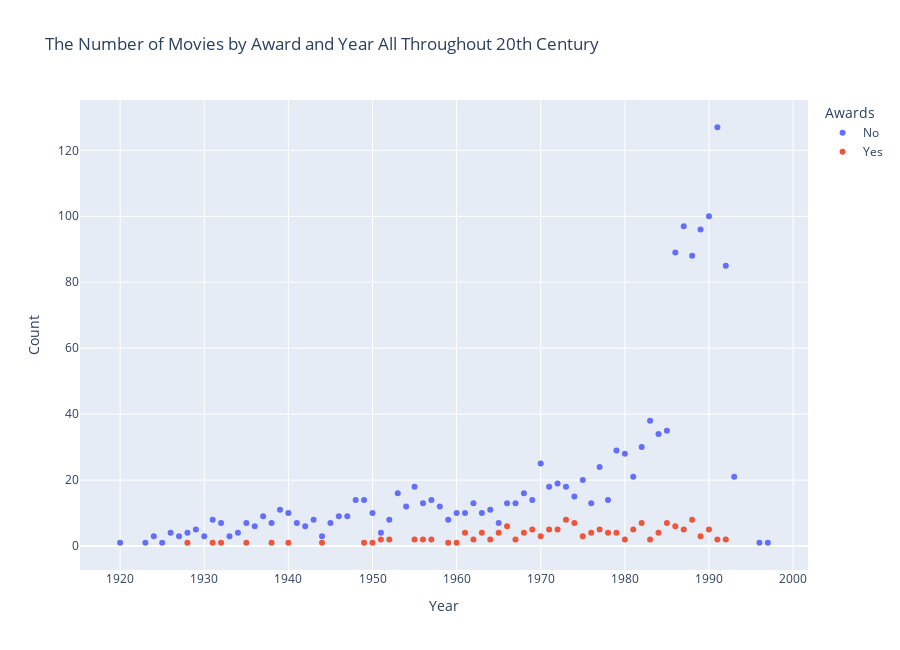

Write notebook code for a chart like this one.
### Markdown cell above
<a id='part4-9'></a>
### 4.9 Draw a Graph showing the number of movies by award and year all throughout 20th century

### Code cell
movies20th_df_year_award = movies20th_df.groupby(["Year","Awards"])["Title"].count()
movies20th_df_year_award = movies20th_df_year_award.reset_index(level=[0,1])

movies20th_df_year_award = movies20th_df_year_award.rename(columns={'Title':'Count'})

fig = px.scatter(movies20th_df_year_award, 
             x='Year', 
             y='Count', 
             color='Awards',    
             title='The Number of Movies by Award and Year All Throughout 20th Century',
             height = 650
            )

pio.write_image(fig, "images/image10.png") 
fig.show()

### Figure 1 — Plotly figure (JSON) as saved in the notebook; plotly's stock layout.template omitted (floating-point values rounded to 4 significant figures)
{"data": [{"hoverlabel": {"namelength": 0}, "hovertemplate": "Awards=No<br>Year=%{x}<br>Count=%{y}", "legendgroup": "No", "marker": {"color": "#636efa", "symbol": "circle"}, "mode": "markers", "name": "No", "showlegend": true, "type": "scatter", "x": [1920, 1923, 1924, 1925, 1926, 1927, 1928, 1929, 1930, 1931, 1932, 1933, 1934, 1935, 1936, 1937, 1938, 1939, 1940, 1941, 1942, 1943, 1944, 1945, 1946, 1947, 1948, 1949, 1950, 1951, 1952, 1953, 1954, 1955, 1956, 1957, 1958, 1959, 1960, 1961, 1962, 1963, 1964, 1965, 1966, 1967, 1968, 1969, 1970, 1971, 1972, 1973, 1974, 1975, 1976, 1977, 1978, 1979, 1980, 1981, 1982, 1983, 1984, 1985, 1986, 1987, 1988, 1989, 1990, 1991, 1992, 1993, 1996, 1997], "xaxis": "x", "y": [1, 1, 3, 1, 4, 3, 4, 5, 3, 8, 7, 3, 4, 7, 6, 9, 7, 11, 10, 7, 6, 8, 3, 7, 9, 9, 14, 14, 10, 4, 8, 16, 12, 18, 13, 14, 12, 8, 10, 10, 13, 10, 11, 7, 13, 13, 16, 14, 25, 18, 19, 18, 15, 20, 13, 24, 14, 29, 28, 21, 30, 38, 34, 35, 89, 97, 88, 96, 100, 127, 85, 21, 1, 1], "yaxis": "y"}, {"hoverlabel": {"namelength": 0}, "hovertemplate": "Awards=Yes<br>Year=%{x}<br>Count=%{y}", "legendgroup": "Yes", "marker": {"color": "#EF553B", "symbol": "circle"}, "mode": "markers", "name": "Yes", "showlegend": true, "type": "scatter", "x": [1928, 1931, 1932, 1935, 1938, 1940, 1944, 1949, 1950, 1951, 1952, 1955, 1956, 1957, 1959, 1960, 1961, 1962, 1963, 1964, 1965, 1966, 1967, 1968, 1969, 1970, 1971, 1972, 1973, 1974, 1975, 1976, 1977, 1978, 1979, 1980, 1981, 1982, 1983, 1984, 1985, 1986, 1987, 1988, 1989, 1990, 1991, 1992], "xaxis": "x", "y": [1, 1, 1, 1, 1, 1, 1, 1, 1, 2, 2, 2, 2, 2, 1, 1, 4, 2, 4, 2, 4, 6, 2, 4, 5, 3, 5, 5, 8, 7, 3, 4, 5, 4, 4, 2, 5, 7, 2, 4, 7, 6, 5, 8, 3, 5, 2, 2], "yaxis": "y"}], "layout": {"height": 650, "legend": {"title": {"text": "Awards"}, "tracegroupgap": 0}, "title": {"text": "The Number of Movies by Award and Year All Throughout 20th Century"}, "xaxis": {"anchor": "y", "domain": [0, 1], "title": {"text": "Year"}}, "yaxis": {"anchor": "x", "domain": [0, 1], "title": {"text": "Count"}}}}
